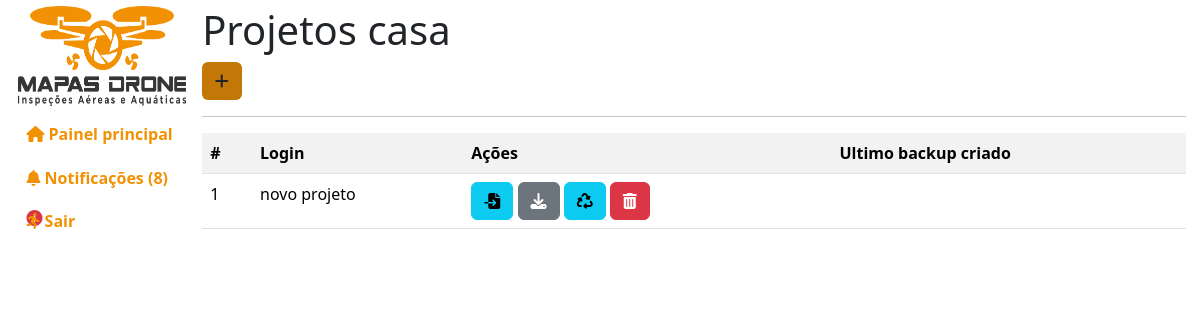
The page /administracao/projetos/casa/ (signed in) on the database as committed earlier.
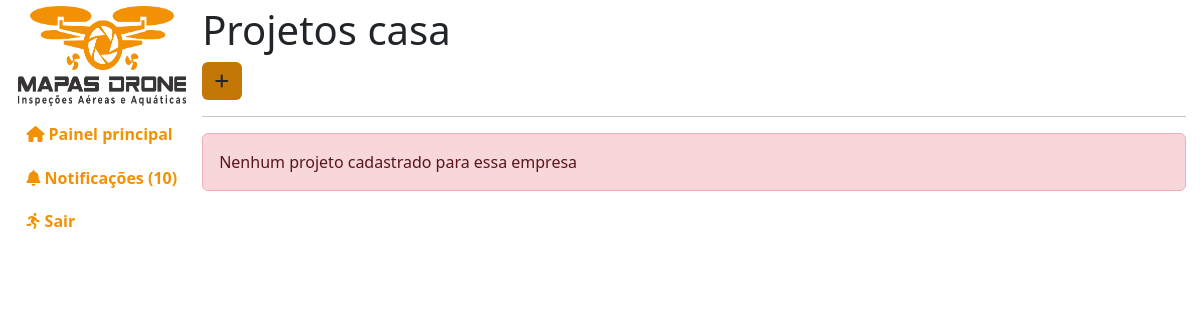
The same page on the database as committed later.
### empresa/models.py (models this page shows)
class Projeto(models.Model):
    slug_do_projeto = models.CharField(max_length=255, default="", unique=True)
    nome_do_projeto = models.CharField(max_length=255, default="", unique=True)
    empresa = models.ForeignKey(Empresa, on_delete=models.CASCADE, default="")
    data_criado = models.DateTimeField(default=timezone.now)
    class Meta:
        db_table = "projeto"
        verbose_name = "Projeto"
        verbose_name_plural = "Projetos"
        ordering = ["-id"]
    def __str__(self):
        return self.nome_do_projeto

### administracao/views.py (the view)
# urls.py: path("projetos/<str:slug_da_empresa>/", views.gerenciar_projetos),
def gerenciar_projetos(request, slug_da_empresa):
    if request.user.is_authenticated:
        permissao = permissoes(request, slug_da_empresa)
        if permissao == False:
            return redirect("/")
        notificacoes = pega_notificacoes()
        projetos = Projeto.objects.filter(
            empresa=Empresa.objects.get(slug_da_empresa=slug_da_empresa).id)
        try:
            ultimo_bkp = Backups.objects.filter(
                empresa=projetos[0].empresa)[0]
        except:
            ultimo_bkp = None
        context = {"slug_da_empresa": slug_da_empresa, "projetos": projetos, "ultimo_bkp": ultimo_bkp,
                   "notificacoes": notificacoes, "aviso": aviso()}
        return render(request, "administracao/public/gerenciar-projetos.html", context)
    return redirect("/")

### administracao/views.py (called while the page is built)
def pega_notificacoes(ordem="last"):
    notificacoes = Notificacoes.objects.all()
    return notificacoes

def aviso():
    nl = 0
    aviso = False
    for n in pega_notificacoes():
        if not n.visto:
            nl += 1
    if nl > 0:
        aviso = True
    return aviso

### index/verificacoes.py (called while the page is built)
def permissoes(request, empresa):
    erros = 0
    try:
        usuario = Login.objects.get(usuario=request.user)
        empresa = Empresa.objects.get(slug_da_empresa=empresa)
        if usuario.nivel.id != 1:
            erros += 1
        if usuario.empresa.id != empresa.id:
            erros += 1
    except:
        pass
    if erros > 0:
        info(request, msg="Você não tem permissão para acessar essa página!")
        return False
    return True

### templates/administracao/public/gerenciar-projetos.html (shortened to what this page needs)
{% extends 'base.html' %}
{% load static %}
{% load django_bootstrap5 %}
{% block css %}
<link rel="stylesheet" href="{% static 'index/css/administracao.css' %}">
{% endblock %}
{% block ld %}
<h1>Projetos {{slug_da_empresa}}</h1>
<a class="botao btn" href="novo/" data-placement="top" title="Novo Projeto">
    <i class="fa-solid fa-plus"></i>
</a>
<hr/>
{% if projetos %}
<table class="table table-striped">
    <tr>
        <th>#</th>
        <th>Login</th>
        <th>A&ccedil;&otilde;es</th>
        <th>Ultimo backup criado</th>
    </tr>
{% for projeto in projetos %}
    <tr>
        <td>{{projeto.id}}</td>
        <td>
            <span>{{projeto}}</span>
        </td>
        <td>
            <a class="btn btn-info" href="/administracao/arquivos/{{slug_da_empresa}}/" data-toggle="tooltip" data-placement="top" title="Gerenciar Arquivos">
                <i class="fa-solid fa-file-import"></i>
            </a>
            <a href="{{projeto.id}}/bkp/" class="btn btn-secondary" data-toggle="tooltip" data-placement="top" title="Backup do projeto">
                <i class="fa-solid fa-download"></i>
            </a>
            <a href="{{projeto.id}}/clean/" class="btn btn-info" data-toggle="tooltip" data-placement="top" title="Limpar backups desse projeto">
                <i class="fa-solid fa-recycle"></i>
            </a>
            <a href="{{projeto.id}}" class="btn btn-danger" data-toggle="tooltip" data-placement="top" title="Excluir projeto">
                <i class="fa-solid fa-trash-can"></i>
            </a>
        </td>
        <td>
        </td>
    </tr>
{% endfor %}
</table>
{% else %}
    <div class="alert alert-danger">Nenhum projeto cadastrado para essa empresa</div>
{% endif %}
{% endblock %}

Rows that differ between the two databases and show on the page:
removed Projeto: id "1", nome_do_projeto "novo projeto"
Other text that changed with them:
{{ notificacoes|length }}: "8" → "10"
text no longer shown: "# Login Ações Ultimo backup criado"
text now shown: "Nenhum projeto cadastrado para essa empresa"
